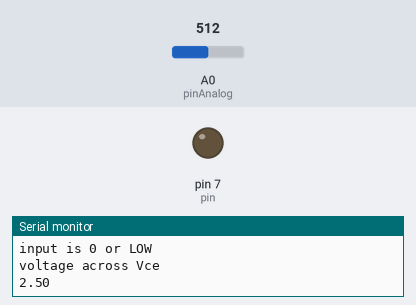
A sketch run on a simulated Arduino Uno, built with avr-gcc and run on an emulated ATmega328P. Parts: output pins drawn as LEDs (lit = HIGH), the last lines printed to the serial monitor. Inputs (shaded band) come from the test bench; at power-on: A0 (pinAnalog) = 512.

Above: at 2.5 s.
At 7.5 s:
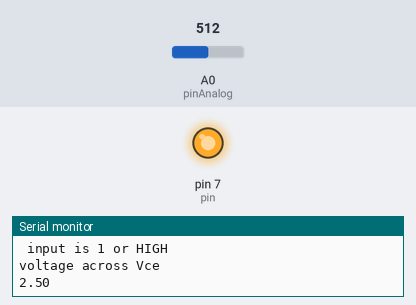
Timing chart, 0 to 13.0 s (numbered marks = the images above):
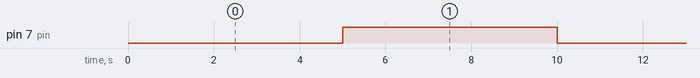

Measured:
- by itself, pin 7 (pin): alternates HIGH for 5.0 s and LOW for 5.0 s

The sketch:

lab8_inverter_transistor.ino
```cpp
//This sketch is to test a transistor as an inverter. When the base is HIGH (pin7) then output put is low
// and vice versa. The setup uses a NPN (2N222)  transistor. base is input. there is a 33K resistor at base.
// collector is connected to 5V with resistor of 1K. emitter is connected to Gnd.
// collector is the output connected to LED and 320 ohms resistor.
// we also read the tension at pin A0. The pin A0 is  placed at the emitter to read the voltage.
// pin A0 reads the output.
// When the transistor is off (input off) Vce is HIGH . When the transistor is on (HIGH) the Vce is off.


byte pin=7;
byte pinAnalog=A0;

void setup() {
pinMode(pin,OUTPUT);
pinMode(pinAnalog,INPUT);
Serial.begin(9600);

}

void loop() {

Serial.println("input is 0 or LOW" );
digitalWrite(pin,0);
Serial.println("voltage across Vce");
Serial.println(5.*float(analogRead(pinAnalog))/1023);
delay(5000);
Serial.println();
Serial.println(" input is 1 or HIGH " );
digitalWrite(pin,1);
Serial.println("voltage across Vce");
Serial.println(5.*float(analogRead(pinAnalog))/1023);
delay(5000);
Serial.println();
Serial.println();
}
```
